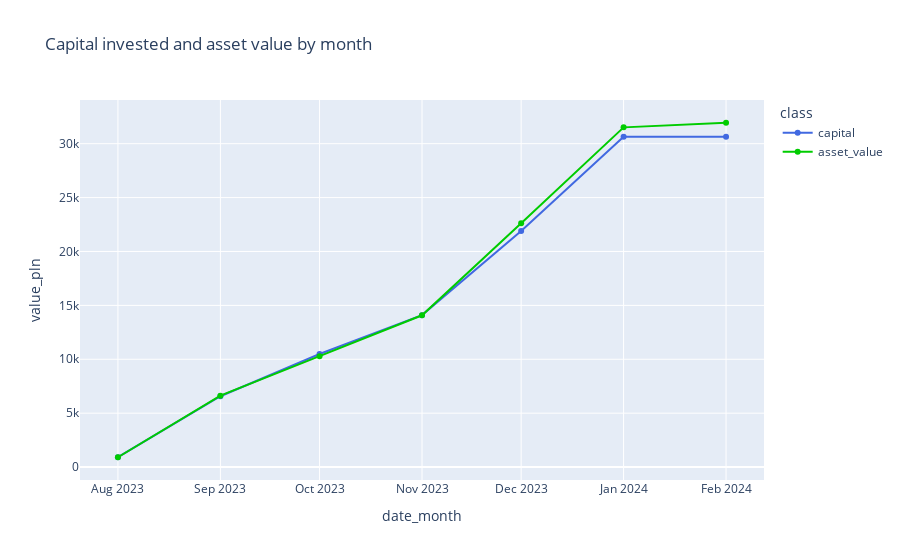

The notebook cell saved with this chart:
### Code cell
fig = px.line(df_nw_etf_plot2,
              x="date_month", 
              y="value_pln", 
              color='class', 
              markers=True,
              title="Capital invested and asset value by month",
              color_discrete_sequence=["#4169E1", "#00cc00"]
             )
fig.show()

### Figure 1 — Plotly figure (JSON) as saved in the notebook; plotly's stock layout.template omitted (floating-point values rounded to 4 significant figures)
{"data": [{"hovertemplate": "class=capital<br>date_month=%{x}<br>value_pln=%{y}<extra></extra>", "legendgroup": "capital", "line": {"color": "#4169E1", "dash": "solid"}, "marker": {"symbol": "circle"}, "mode": "lines+markers", "name": "capital", "orientation": "v", "showlegend": true, "type": "scatter", "x": ["2023-08", "2023-09", "2023-10", "2023-11", "2023-12", "2024-01", "2024-02"], "xaxis": "x", "y": [917.1, 6570.0, 10490.0, 14100.0, 21900.0, 30640.0, 30640.0], "yaxis": "y"}, {"hovertemplate": "class=asset_value<br>date_month=%{x}<br>value_pln=%{y}<extra></extra>", "legendgroup": "asset_value", "line": {"color": "#00cc00", "dash": "solid"}, "marker": {"symbol": "circle"}, "mode": "lines+markers", "name": "asset_value", "orientation": "v", "showlegend": true, "type": "scatter", "x": ["2023-08", "2023-09", "2023-10", "2023-11", "2023-12", "2024-01", "2024-02"], "xaxis": "x", "y": [912.3, 6627.0, 10290.0, 14080.0, 22610.0, 31510.0, 31940.0], "yaxis": "y"}], "layout": {"autosize": true, "legend": {"title": {"text": "class"}, "tracegroupgap": 0}, "title": {"text": "Capital invested and asset value by month"}, "xaxis": {"anchor": "y", "autorange": true, "domain": [0, 1], "range": ["2023-07-20 19:04:36.9231", "2024-02-12 04:55:23.0769"], "title": {"text": "date_month"}, "type": "date"}, "yaxis": {"anchor": "x", "autorange": true, "domain": [0, 1], "range": [-1648.0, 34500.0], "title": {"text": "value_pln"}, "type": "linear"}}}
